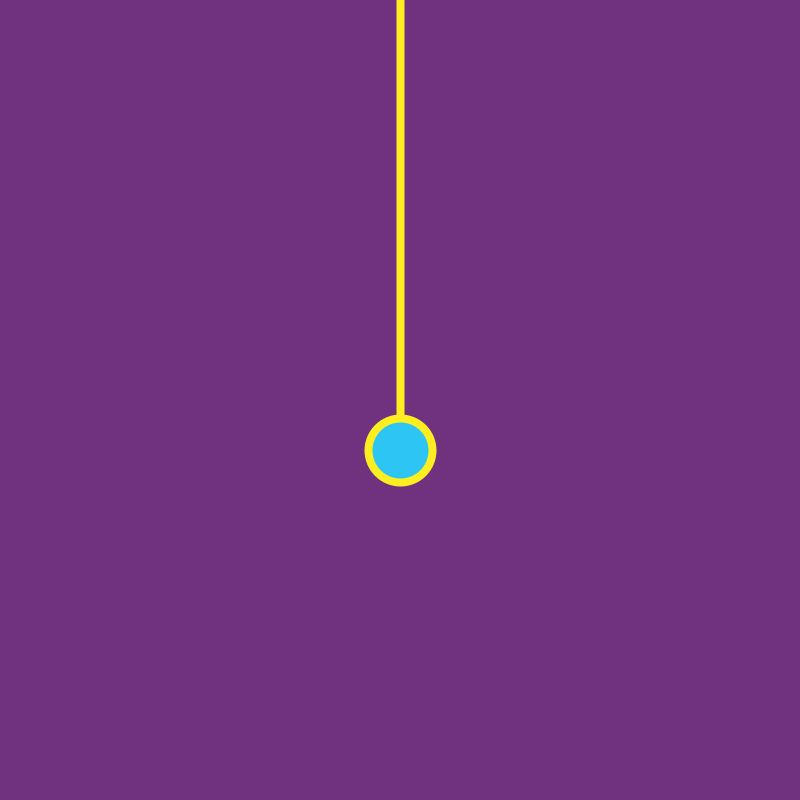
Frame 1 (no input)
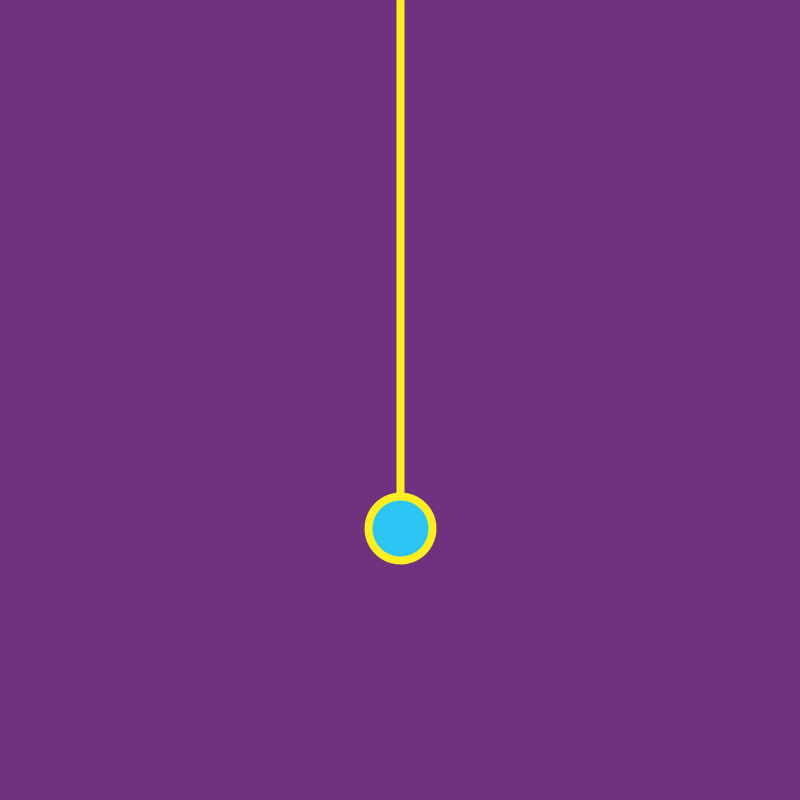
Frame 60 (the mouse pressed at the canvas centre just before this capture)
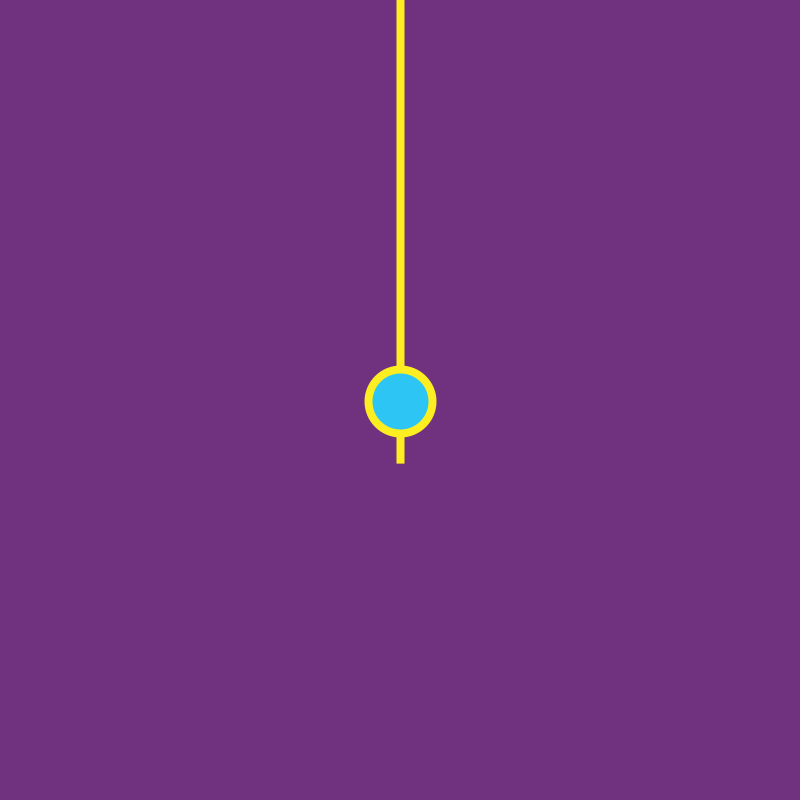
Frame 120 (the mouse held since frame 60 and released just before this capture)

The Processing sketch that drew these frames (run headless with seeded random() and noise(); from frame 60 on, the mouse is pressed at the canvas centre):

// Processing sketch: cc160_soft_spring_port
// ── cc160_soft_spring_port.pde
// Spring Forces (Soft Spring Port)
// The Coding Train / Daniel Shiffman
// https://thecodingtrain.com/CodingChallenges/160-spring-forces.html
// https://youtu.be/Rr-5HiXquhw

// Simple Spring: https://editor.p5js.org/codingtrain/sketches/dcd6-2mWa
// Spring Vector: https://editor.p5js.org/codingtrain/sketches/_A2pm_SSg
// Spring OOP: https://editor.p5js.org/codingtrain/sketches/9BAoEn4Po
// Soft Spring: https://editor.p5js.org/codingtrain/sketches/S5dY7qjxP

ArrayList<Particle> particles = new ArrayList<Particle>();
ArrayList<Spring> springs = new ArrayList<Spring>();
int spacing = 50;
float k = 0.1;

PVector gravity;

void setup() {
  size(800, 800);
  for (int i = 0; i < 10; i++) {
    particles.add(new Particle(width / 2, i * spacing));
    if (i != 0) {
      Particle a = particles.get(i);
      Particle b = particles.get(i - 1);
      Spring spring = new Spring(k, spacing, a, b);
      springs.add(spring);
    }
  }

  particles.get(0).locked = true;

  gravity = new PVector(0, 0.1);
}

void draw() {
  background(112, 50, 126);

  for (Spring s : springs) {
    s.update();
    //s.show();
  }

  noFill();
  stroke(252, 238, 33);
  strokeWeight(8);
  beginShape();
  Particle head = particles.get(0);
  curveVertex(head.position.x, head.position.y);
  for (Particle p : particles) {
    p.applyForce(gravity);
    p.update();
    curveVertex(p.position.x, p.position.y);
    //p.show();
  }
  Particle tail = particles.get(particles.size() - 1);
  curveVertex(tail.position.x, tail.position.y);
  endShape();

  fill(45, 197, 244);
  circle(tail.position.x, tail.position.y, 64);

  if (mousePressed) {
    tail.position.set(mouseX, mouseY);
    tail.velocity.set(0, 0);
  }
}

// ── Particle.pde
// Spring Forces (Soft Spring Port)
// The Coding Train / Daniel Shiffman
// https://thecodingtrain.com/CodingChallenges/160-spring-forces.html
// https://youtu.be/Rr-5HiXquhw

// Simple Spring: https://editor.p5js.org/codingtrain/sketches/dcd6-2mWa
// Spring Vector: https://editor.p5js.org/codingtrain/sketches/_A2pm_SSg
// Spring OOP: https://editor.p5js.org/codingtrain/sketches/9BAoEn4Po
// Soft Spring: https://editor.p5js.org/codingtrain/sketches/S5dY7qjxP

class Particle {
  
  boolean locked;
  PVector position, velocity, acceleration;
  float mass;
  
  Particle(float x, float y) {
    locked = false;
    acceleration = new PVector(0, 0);
    velocity = new PVector(0, 0);
    position = new PVector(x, y);
    mass = 1; // Let's do something better here!
  }

  void applyForce(PVector force) {
    PVector f = force.copy();
    f.div(this.mass);
    acceleration.add(f);
  }

  // Method to update position
  void update() {
    if (!locked) {
      velocity.mult(0.99);
      velocity.add(acceleration);
      position.add(velocity);
      acceleration.mult(0);
    }
  }

  // Method to display
  void show() {
    stroke(255);
    strokeWeight(2);
    fill(45, 197, 244);
    circle(position.x, position.y, 64);
  }
}

// ── Spring.pde
// Spring Forces (Soft Spring Port)
// The Coding Train / Daniel Shiffman
// https://thecodingtrain.com/CodingChallenges/160-spring-forces.html
// https://youtu.be/Rr-5HiXquhw

// Simple Spring: https://editor.p5js.org/codingtrain/sketches/dcd6-2mWa
// Spring Vector: https://editor.p5js.org/codingtrain/sketches/_A2pm_SSg
// Spring OOP: https://editor.p5js.org/codingtrain/sketches/9BAoEn4Po
// Soft Spring: https://editor.p5js.org/codingtrain/sketches/S5dY7qjxP

class Spring {
  
  float k;
  float restLength;
  Particle a, b;
  
  Spring(float k, float restLength, Particle a, Particle b) {
    this.k = k;
    this.restLength = restLength;
    this.a = a;
    this.b = b;
  }

  void update() {
    PVector force = PVector.sub(b.position, a.position);
    float x = force.mag() - this.restLength;
    force.normalize();
    force.mult(k * x);
    a.applyForce(force);
    force.mult(-1);
    b.applyForce(force);
  }

  void show() {
    strokeWeight(4);
    stroke(255);
    line(
      a.position.x,
      a.position.y,
      b.position.x,
      b.position.y
    );
  }
}
